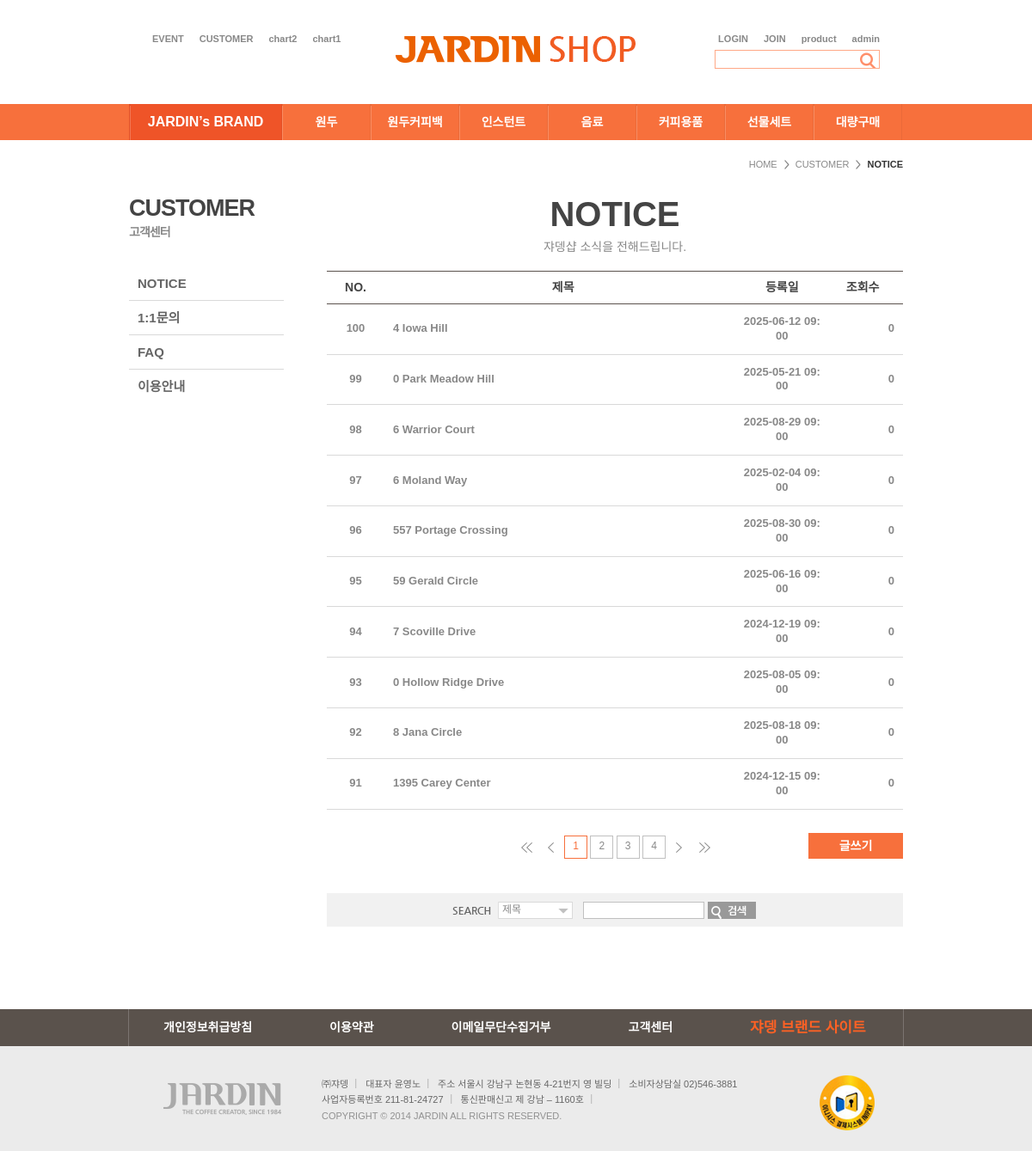
The page /customer/clist/ on the database its author committed.
### customer/models.py (models this page shows, shortened)
class Board(models.Model):
    bno = models.AutoField(primary_key=True)
    btitle = models.CharField(max_length=1000)
    bcontent = models.TextField()
    member = models.ForeignKey(Member,on_delete=models.SET_NULL,null=True)
    bgroup = models.IntegerField(default=0)
    bstep = models.IntegerField(default=0)
    bindent = models.IntegerField(default=0)
    bhit = models.IntegerField(default=0) #조회수
    bfile = models.FileField(default='',null=True)
    bdate = models.DateTimeField(auto_now=True)
    likes = models.ManyToManyField(Member,related_name='likes_member',null=True,blank=True)

### customer/views.py (the view, shortened to what this page needs)
# urls.py: path('clist/',views.clist,name='clist'),
def clist(request):
    category=request.GET.get('category','')
    search=request.GET.get('search','')
    print('넘어온 데이터 => ',category,search)
    if not search:
        qs=Board.objects.all().order_by('-bgroup','bstep')
    page=int(request.GET.get('page',1))# 없으면 default=1
    paginator=Paginator(qs,10)
    list_qs=paginator.get_page(page)
    context={'list':list_qs,'page':page,'category':category,'search':search}
    return render(request,'customer/clist.html',context)

### customer/templates/customer/clist.html (shortened to what this page needs)
{% extends "base.html" %}
{% block body %}
	<div id="container">
		<div id="location">
			<ol>
				<li><a href="#">HOME</a></li>
				<li><a href="#">CUSTOMER</a></li>
				<li class="last">NOTICE</li>
			</ol>
		</div>
		<div id="outbox">
			<div id="left">
				<div id="title2">CUSTOMER<span>고객센터</span></div>
				<ul>
					<li><a href="#" id="leftNavi1">NOTICE</a></li>
					<li><a href="#" id="leftNavi2">1:1문의</a></li>
					<li><a href="#" id="leftNavi3">FAQ</span></a></li>
					<li class="last"><a href="#" id="leftNavi4">이용안내</a></li>
				</ul>
			</div><script type="text/javascript">initSubmenu(1,0);</script>
			<div id="contents">
				<div id="customer">
					<h2><strong>NOTICE</strong><span>쟈뎅샵 소식을 전해드립니다.</span></h2>
					<div class="orderDivMt">
						<table summary="NO, 제목, 등록일, 조회수 순으로 공지사항을 조회 하실수 있습니다." class="orderTable2" border="1" cellspacing="0">
							<colgroup>
							<col width="10%" class="tnone" />
							<col width="*" />
							<col width="14%" class="tw25" />
							<col width="14%" class="tnone" />
							</colgroup>
							<thead>
								<th scope="col" class="tnone">NO.</th>
								<th scope="col">제목</th>
								<th scope="col">등록일</th>
								<th scope="col" class="tnone">조회수</th>
							</thead>
							<tbody>
								{% for c in list %}
								<tr id='{{c.bno}}'>
									<td class="tnone">{{c.bno}}</td>
									<td class="left">
										<a href="/customer/cview/{{c.bno}}/" class="lightgray">{{c.btitle}}</a>
									</td>
									<td>{{c.bdate|date:'Y-m-d H:i'}}</td>
									<td class="tnone right">{{c.bhit}}</td>
								</tr>
								{% endfor %}
							</tbody>
						</table>
					</div>
					<div class="btnAreaList">
						<div class="bwright">
							<ul>
								<li><a href="/customer/cwrite/" class="sbtnMini">글쓰기</a></li>
							</ul>
						</div>
						<div class="allPageMoving1">
						{% if list.has_previous %}
						<a href="/customer/clist/?page=1" class="n"><img src="/static/images/btn/btn_pre2.gif" alt="처음으로"/></a>
						<a href="/customer/clist/?page={{list.previous_page_number}}" class="pre"><img src="/static/images/btn/btn_pre1.gif" alt="앞페이지로"/></a>
						{% else %}
						<a class="n"><img src="/static/images/btn/btn_pre2.gif" alt="처음으로"/></a>
						<a class="pre"><img src="/static/images/btn/btn_pre1.gif" alt="앞페이지로"/></a>
						{% endif %}
						{% for p in list.paginator.page_range %}
							{% if p >= list.number|add:'-3' and p <= list.number|add:'3' %}
								{% if p == page %}
								<strong>{{p}}</strong>
								{% else %}
								<a href="/customer/clist/?page={{p}}&category={{category}}&search={{search}}">{{p}}</a>
								{% endif %}
							{% endif %}
						{% endfor %}
						 {% if list.has_next %}
						<a href="/customer/clist/?page={{list.next_page_number}}" class="next"><img src="/static/images/btn/btn_next1.gif" alt="뒤페이지로"/></a>
						<a href="/customer/clist/?page={{list.paginator.num_pages}}" class="n"><img src="/static/images/btn/btn_next2.gif" alt="마지막페이지로"/></a>
						{% else %}
						<a class="next"><img src="/static/images/btn/btn_next1.gif" alt="뒤페이지로"/></a>
						<a class="n"><img src="/static/images/btn/btn_next2.gif" alt="마지막페이지로"/></a>
						{% endif %}
						</div>
					</div>
					<div class="searchWrap">
						<div class="search">
							<form action="/customer/clist/" method="get" name='searchFrm'>
								<ul>
									<li class="web"><img src="/static/images/txt/txt_search.gif" alt="search" /></li>
									<li class="se">
									</li>
									<li><input type="text" name='search' class="searchInput" /></li>
									<li class="web"><a onclick="searchBtn()"><img src="/static/images/btn/btn_search.gif" alt="검색" /></a></li>
								</ul>
							</form>
						</div>
					</div>
				</div>
			</div>
		</div>
	</div>
{% endblock body %}

### templates/base.html (shortened to what this page needs)
<!DOCTYPE html>
<html>
<head>
<link rel="stylesheet" type="text/css" href="/static/css/reset.css?v=Y" />
<link rel="stylesheet" type="text/css" href="/static/css/layout.css?v=Y" />
<link rel="stylesheet" type="text/css" href="/static/css/content.css?v=Y" />
<link rel="stylesheet" href="https://cdnjs.cloudflare.com/ajax/libs/font-awesome/6.1.0/css/all.min.css" />
</head>
<body>
<div id="allwrap">
<div id="wrap">
	<div id="header">
		<div id="snbBox">
			<h1>
				<a href="/">
					<img src="/static/images/txt/logo.gif" alt="JARDIN SHOP" />
				</a>
			</h1>
			<div id="quickmenu">
				<ul>
					<li><a href="/event/list">EVENT</a></li>
					<li><a href="/customer/clist">CUSTOMER</a></li>
					<li><a href="/chart2/">chart2</a></li>
					<li><a href="/chart1/">chart1</a></li>
				</ul>
			</div>
			<div id="snb">
				<ul>
					{% if not request.session.session_id %}
					<li><a href="/member/login">LOGIN</a></li>
					<li><a href="/member/step03/">JOIN</a></li>
					{% else %}
					<li><a onclick='logoutBtn()'>logout</a></li>
					<li><a href="/member/memberInfo/">{{request.session.session_name}}님</a></li>
					{% endif %}
					<li><a href="/product/detail/">product</a></li>
					<li><a href="/admin/">admin</a></li>
				</ul>
				<div id="search">
					<input type="text" class="searchType" />
					<input type="image" src="/static/images/btn/btn_main_search.gif" width="23" height="20" alt="검색하기" />
				</div>
			</div>
		</div>
	</div>
	<div id="gnb">
		<div id="top">
			<ul>
				<li class="brand t1"><a href="#" id="topNavi1">JARDIN’s BRAND</a>
				</li>
				<li class="t2"><a href="#" id="topNavi2">원두</a>
				</li>
				<li class="t1"><a href="#" id="topNavi3">원두커피백</a>
				</li>
				<li class="t2"><a href="#" id="topNavi4">인스턴트</a>
				</li>
				<li class="t1"><a href="#" id="topNavi5">음료</a>
				</li>
				<li class="t2"><a href="#" id="topNavi6">커피용품</a>
				</li>
				<li class="t1"><a href="#" id="topNavi7">선물세트</a></li>
				<li class="t2"><a href="#" id="topNavi8">대량구매</a></li>
			</ul>
		</div>
	</div>
	{% block body %}{% endblock body %}
	<div id="footerWrap">
		<div id="footer">
			<div id="fnb">
				<ul>
					<li class="left"><a href="#">개인정보취급방침</a></li>
					<li><a href="#">이용약관</a></li>
					<li class="left"><a href="#">이메일무단수집거부</a></li>
					<li><a href="#">고객센터</a></li>
					<li class="left brand"><a href="#">쟈뎅 브랜드 사이트</a></li>
				</ul>
			</div>
			<div id="finfo">
				<div id="flogo"><img src="/static/images/txt/flogo.gif" alt="JARDIN THE COFFEE CREATOR, SINCE 1984" /></div>
				<address>
					<ul>
						<li>㈜쟈뎅</li>
						<li>대표자 윤영노</li>
						<li class="tnone">주소 서울시 강남구 논현동 4-21번지 영 빌딩</li>
						<li class="webnone">소비자상담실 02)546-3881</li>
						<li>사업자등록번호 211-81-24727</li>
						<li class="tnone">통신판매신고 제 강남 – 1160호</li>
						<li class="copy">COPYRIGHT © 2014 JARDIN <span>ALL RIGHTS RESERVED.</span></li>
					</ul>
				</address>
				<div id="inicis"><img src="/static/images/ico/ico_inicis.png" alt="이니시스 결제시스템" /></div>
			</div>
		</div>
	</div>
</div>
</div>
</body>
</html>

### static/css/layout.css (style rules this page uses)
html { overflow-y:scroll; width:100%; }
#allwrap { position:relative; width:100%; overflow:hidden; }
a { cursor:pointer; }
#header { max-width:900px; margin:33px auto 0; }
#header #snbBox { position:relative; width:100%; height:47px; overflow:hidden; }
#header #snbBox h1 { position:absolute; left:50%; top:0; margin:1px 0 0 -150px; }
#header #snbBox #quickmenu { float:left; margin:0 0 0 27px; }
#header #snbBox #quickmenu ul li { float:left; height:25px; line-height:25px; padding:0 18px 0 0; }
#header #snbBox #quickmenu ul li a { color:#888; font-size:11px; font-weight:600; }
#header #snbBox #snb { float:right; margin:0 27px 0 0; }
#header #snbBox #snb ul { width:100%; overflow:hidden; }
#header #snbBox #snb ul li { float:left; height:25px; line-height:25px; padding:0 0 0 18px; }
#header #snbBox #snb ul li a { color:#888; font-size:11px; font-weight:600; }
#header #snbBox #snb #search { float:right; width:190px; height:20px; border:1px #ffa886 solid; }
#header #snbBox #snb #search input.searchType { width:157px; height:18px; line-height:18px; border:0; padding:0 0 0 5px; }
#gnb { width:100%; background:#f7703c; }
#gnb:after { content:""; display:block; clear:both; }
#gnb #top { max-width:900px; margin:41px auto 0; }
#gnb #top:after { content:""; display:block; clear:both; }
#gnb #top ul li { position:relative; float:left; background:url('../images/bg/bg_navi_l.gif') left top no-repeat; }
#gnb #top ul li a { display:block; width:103px; height:42px; line-height:42px; font-size:14px; color:#fff; font-weight:600; text-align:center; background:url('../images/bg/bg_navi_r.gif') right top no-repeat; }
#gnb #top ul li.brand { background:url('../images/bg/bg_navi_brand.gif') left top #ef5428 no-repeat; }
#gnb #top ul li.brand a { width:178px; font-size:16px; background:url('../images/bg/bg_navi_brand_r.gif') right top no-repeat; }
#footerWrap { width:100%; margin:56px 0 0 0; overflow:hidden; }
#footerWrap #footer { width:100%; background:#ebebeb; margin:0 auto; }
#footerWrap #footer #fnb { width:100%; background:#5a524c; overflow:hidden; }
#footerWrap #footer #fnb ul { max-width:860px; padding:0 0 0 40px; margin:0 auto; border-left:1px #7b7470 solid; border-right:1px #7b7470 solid; overflow:hidden; }
#footerWrap #footer #fnb ul li { float:left; height:43px; line-height:43px; padding:0 90px 0 0; }
#footerWrap #footer #fnb ul li a { font-size:14px; color:#fff; font-weight:600; }
#footerWrap #footer #fnb ul li.brand { padding:0; }
#footerWrap #footer #fnb ul li.brand a { color:#fe6124; font-size:17px; }
#footerWrap #footer #finfo { position:relative; max-width:900px; padding:30px 0; margin:0 auto; overflow:hidden; }
#footerWrap #footer #finfo #flogo { float:left; padding:0 24px 0 27px; }
#footerWrap #footer #finfo address { float:left; width:518px; padding:5px 0 0 0; }
#footerWrap #footer #finfo address ul li { float:left; font-size:11px; color:#666; line-height:1.7; padding:0 10px; background:url('../images/bg/bg_address.gif') right 3px no-repeat; }
#footerWrap #footer #finfo address ul li.copy { color:#919191; background:url(none); }
#footerWrap #footer #finfo address ul li.webnone { background:url(none); }
#footerWrap #footer #finfo #inicis { position:absolute; right:33px; top:34px; }

### rows shown on the page
Board: bno "100", btitle "4 Iowa Hill", bdate "2025-06-12 09:00", bhit "0"
Board: bno "99", btitle "0 Park Meadow Hill", bdate "2025-05-21 09:00", bhit "0"
Board: bno "98", btitle "6 Warrior Court", bdate "2025-08-29 09:00", bhit "0"
Board: bno "97", btitle "6 Moland Way", bdate "2025-02-04 09:00", bhit "0"
Board: bno "96", btitle "557 Portage Crossing", bdate "2025-08-30 09:00", bhit "0"
Board: bno "95", btitle "59 Gerald Circle", bdate "2025-06-16 09:00", bhit "0"
Board: bno "94", btitle "7 Scoville Drive", bdate "2024-12-19 09:00", bhit "0"
Board: bno "93", btitle "0 Hollow Ridge Drive", bdate "2025-08-05 09:00", bhit "0"
Board: bno "92", btitle "8 Jana Circle", bdate "2025-08-18 09:00", bhit "0"
Board: bno "91", btitle "1395 Carey Center", bdate "2024-12-15 09:00", bhit "0"

### other values the page prints
{{ p }} "1"
{{ p }} "2" "3" "4"
